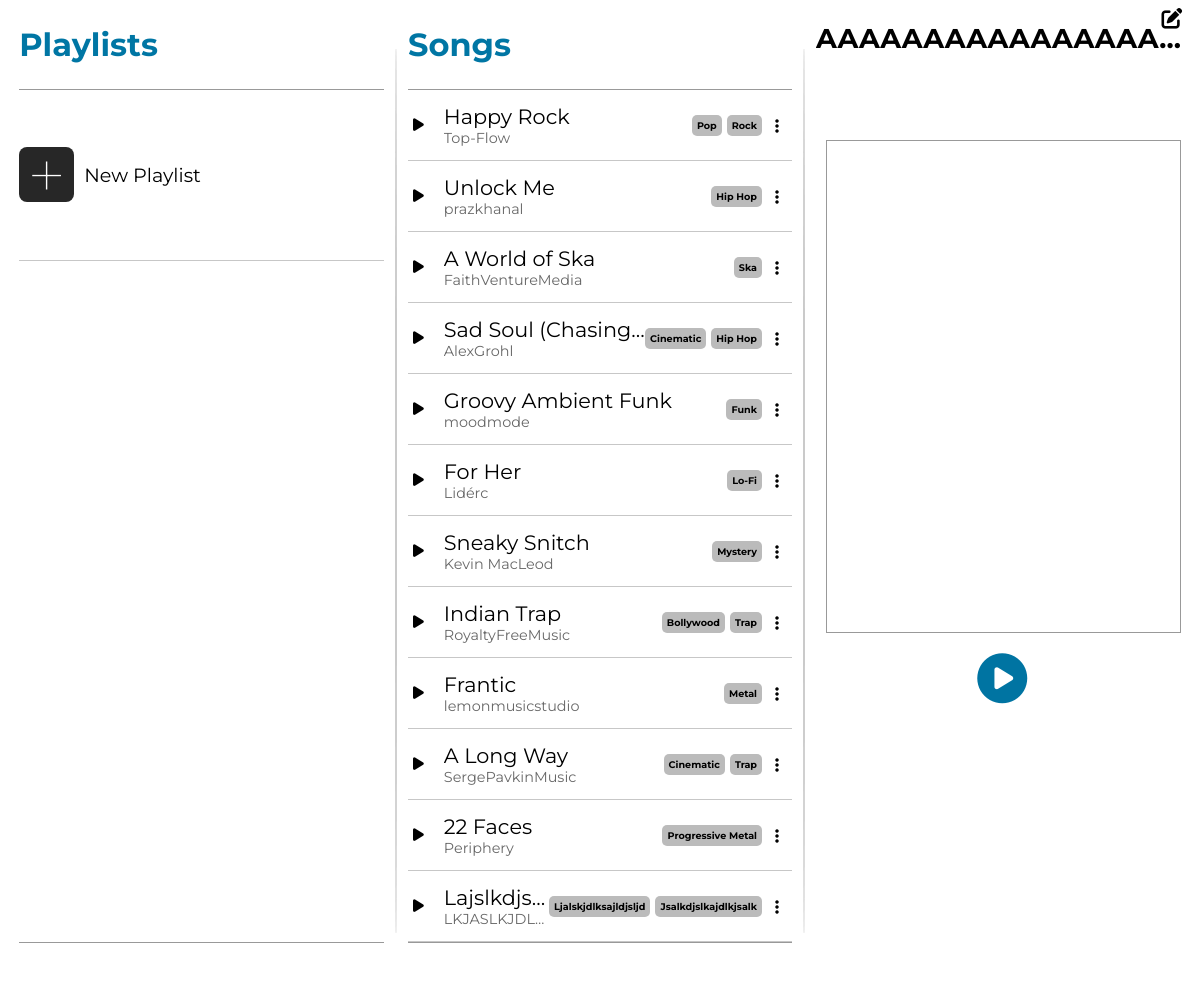
/iframetest/77/, run on the app's committed database.
### app/models.py (models this page shows, shortened)
class Song(models.Model):
    title = models.CharField(max_length=35)
    song_file = models.FileField(upload_to='')
    artist = models.ManyToManyField(Artist) # type: ignore
    genre = models.ManyToManyField(Genre) # type: ignore

class Artist(models.Model):
    name = models.CharField(max_length=30)
    def __str__(self):
        return self.name

class Genre(models.Model):
    name = models.CharField(max_length=20)

class Playlist(models.Model):
    name = models.CharField(max_length=30)
    songs = models.ManyToManyField(Song) # type: ignore
    description = models.CharField(max_length=150, null=True, blank=True)
    created_by = models.ForeignKey(User, on_delete=models.CASCADE)

### app/views.py (the view, shortened to what this page needs)
# urls.py: path('iframetest/<str:playlistID>/', home_frame, name='ift'),
def home_frame(req: HttpRequest, playlistID:str) -> HttpResponse:
    songs = Song.objects.all()
    songForm = AddSongForm()
    playlistForm = None
    playlists = None
    if req.user.is_authenticated:
        playlistForm = NewPlaylistForm()
        playlists = req.user.playlist_set.all() # type: ignore
    try:
        playlistInfo = Playlist.objects.get(pk=playlistID)
    except:
        playlistInfo = None
    context = {'songs': songs, 'playlistForm': playlistForm, 'songForm': songForm, 'playlists': playlists, 'playlistInfo': playlistInfo} # type: ignore
    return render(req, 'add-playlist.html', context) # type: ignore

### app/templates/add-playlist.html (shortened to what this page needs)
{% extends "homepageiframe.html" %}

### app/templates/homepageiframe.html (shortened to what this page needs)
{% load static %}
<!DOCTYPE html>
<html lang="en">
    <head>
        <link rel="stylesheet" href="{% static "styles.css" %}">
    </head>
    <body>
        <div id='user-interface-wrapper'>
            <div class="ui-container">
                <div id="playlistOverallContainer">
                    <div id="playlistcontainerHeader">
                        <h1>Playlists</h1>
                    </div>
                    <div id='playlists-container'>
                        <div id='gridifier'>
                            <div class='playlist-wrapper'>
                                <div id="new-playlist" class='playlist-button'>
                                    <div class='playlist-icon-wrapper'>
                                        <div id='new-playlist-icon'>+</div>
                                    </div>
                                    <div class='playlist-text-wrapper'>
                                        <p class='playlist-text'>New Playlist</p>
                                    </div>
                                </div>
                            </div>
                            <button id="playlistBtn"></button>
                        </div>
                    </div>
                    <div id='playlistcontFooter'>
                    </div>
                </div>
                <div class='br'></div>
                <div class='songsOverallContainer' style="{% if playlistInfo %}width: 32%{% else %}width: 64%; margin-right: 2.5%{% endif %}">
                    <div id='songsContainerHeader'>
                        <h1>Songs</h1>
                    </div>
                    <div id='songs-container'>
                        {% for song in songs %}
                        <div class="song-wrapper">
                            <div class='songMetaBtn'>
                                <i class="songPlayBtn fa-solid fa-play"><song class="{% for artist in song.artist.all %}{{artist}}{% endfor %}" title={{song.song_file.url}} style='display: none'>{{song.title}}</song></i>
                                <div class='songTitleArtist'>
                                    <div class='songObject songTitle' title={{song.song_file.url}}>{{song.title}}</div>
                                    <div class='songArtist'>{% for artist in song.artist.all %}<span class='artistSpan'>{{artist.name}}</span>{% endfor %}</div>
                                </div>
                            </div>
                            <div class='songGenrePlaylistBtn'>
                                <div class='songGenres'>{% for genre in song.genre.all %}<span class='genreTag'>{{genre.name}}</span>{% endfor %}</div>
                                <div class='ellipsis-box'><i class="fa-solid fa-ellipsis-vertical"></i></div>
                            </div>
                        </div>
                        {% endfor %}
                    </div>
                    <div id='songsContainerFooter'></div>
                </div>
                {% if playlistInfo %}
                <div class='br'></div>
                <div id='playlist-view-container'>
                    <div id="playlistViewHeader" class='playlistViewHeaderForm'>
                        <i id='updateBtn' class="fa-solid fa-pen-to-square"></i>
                        <h1 id='playlistViewTitle'>{{playlistInfo.name}}</h1>
                    </div>
                    <div id='playlistViewSongContainer'>
                    </div>
                    <div id='playlistPlayBtnWrap'>
                        <i class="fa-solid fa-circle-play" id='playlistPlayBtn'>
                        </i>
                    </div>
                </div>
                {% endif %}
            </div>
        </div>
    </body>
</html>

### app/static/styles.css (style rules this page uses)
* { padding: 0; margin: 0; font-family: Montserrat; }
#user-interface-wrapper { width: 100vw; height: 100vh; display: flex; flex-direction: column; }
.ui-container { display: flex; width: 100%; height: 100%; justify-content: space-between; }
#playlistOverallContainer { width: 32%; }
#playlistcontainerHeader { display: flex; align-items: center; height: 89px; margin-left: 5%; border-bottom: 1px solid #999999; }
#songsContainerHeader { display: flex; align-items: center; height: 89px; border-bottom: 1px solid #999999; }
#songsContainerHeader h1 { color: #0076a4; font-weight: bold; }
#playlistcontainerHeader h1 { color: #0076a4; font-weight: bold; }
#playlistcontFooter { margin-left: 5%; height: 29px; border-top: 1px solid #999999; }
#songsContainerFooter { height: 29px; border-top: 1px solid #999999; }
#playlists-container { height: calc(100% - 130px); width: 100%; overflow-y: scroll; scrollbar-width: none; }
#songs-container { height: calc(100% - 130px); overflow-y: scroll; scrollbar-width: none; }
.br { width: 2px; height: 90%; margin-top: auto; margin-bottom: auto; background-color: rgb(202, 202, 202); border-radius: 40%; }
#playlist-view-container { height: 100%; width: 32%; font-family: sans-serif; font-family: Montserrat; }
.playlist-button { margin-left: 5%; width: 95%; height: 100%; display: flex; border-bottom: 1px solid #c7c7c7; }
.playlist-icon-wrapper { display: flex; align-items: center; justify-content: center; }
#new-playlist-icon { display: flex; height: 55px; width: 55px; background-color: rgb(39, 39, 39); border-radius: 8px; color: white; justify-content: center; align-items: center; font-size: 70px; font-weight: 100; font-family: Montserrat; }
.playlist-text-wrapper { display: flex; flex-direction: column; justify-content: center; padding-left: 10px; font-family: sans-serif; }
.playlist-text { font-size: 1.2em; overflow: hidden; word-break: break-word; }
.playlist-wrapper { width: 100%; display: flex; align-items: center; justify-content: center; }
.playlistBtn, #playlistBtn { display: flex; justify-self: center; align-self: center; background: transparent; justify-content: space-between; align-items: center; border: transparent; width: 97%; margin-left: 3%; height: 100%; transition: .3s; }
.gridifier, #gridifier { display: grid; height: 20%; min-height: 70px; }
.playlist-wrapper, .playlistBtn, #playlistBtn { grid-column: 1; grid-row: 1; }
#playlistBtn { z-index: 2; }
.song-wrapper { height: 60px; border-bottom: 1px solid #c7c7c7; display: flex; align-items: center; justify-content: space-between; font-family: sans-serif; padding: 5px; }
.songTitleArtist { overflow: hidden; text-overflow: ellipsis; max-width: 100%; text-wrap: nowrap; }
.songTitle { font-size: 1.3em; overflow: hidden; text-overflow: ellipsis; max-width: 100%; }
.artistSpan { color: rgb(104, 104, 104); font-size: .9em; overflow: hidden; text-overflow: ellipsis; display: block; }
.songMetaBtn { display: flex; gap: 20px; align-items: center; overflow: hidden; text-overflow: ellipsis; max-width: 100%; }
.songPlayBtn { font-size: .9em; transition: .3s }
.songGenrePlaylistBtn { display: flex; align-items: center; }
.songGenres { display: flex; gap: 5px; max-height: 23px; margin-right: 5px; }
.genreTag { background-color: #bbbbbb; border-radius: 5px; padding: 5px; font-size: .6em; font-weight: bolder; text-wrap: nowrap; }
.ellipsis-box { display: flex; height: 20px; width: 20px; border:transparent; border-radius: 50%; justify-content: center; align-items: center; position: relative; transition: .3s; }
.fa-ellipsis-vertical { margin-top: 1.5px; }
.playlistViewHeaderForm { height: 130px; }
#updateBtn { text-align: right; position: relative; right: -90%; top: 8px; font-size: 1.3em; transition: .3s; }
#playlistViewSongContainer { border: 1px solid #999999; margin: 10px 5% 10px 10px; height: 50%; overflow-y: scroll; position: relative; }
#playlistPlayBtnWrap { display: flex; height: 70px; font-size: 50px; width: 97%; justify-content: center; align-items: center; position: relative; }
.fa-circle-play { border-radius: 100%; color: #0074a2; transition: .3s; }
#playlistViewTitle { font-size: 1.7em; overflow: hidden; text-overflow: ellipsis; }

### data on the page
Song: title "Happy Rock"
Artist: name "Top-Flow"
Genre: name "Pop"
Genre: name "Rock"
Song: title "Unlock Me"
Artist: name "prazkhanal"
Genre: name "Hip Hop"
Song: title "A World of Ska"
Artist: name "FaithVentureMedia"
Genre: name "Ska"
Song: title "Sad Soul (Chasing…"
Artist: name "AlexGrohl"
Genre: name "Cinematic"
Song: title "Groovy Ambient Funk"
Artist: name "moodmode"
Genre: name "Funk"
Song: title "For Her"
Artist: name "Lidérc"
Genre: name "Lo-Fi"
Song: title "Sneaky Snitch"
Artist: name "Kevin MacLeod"
Genre: name "Mystery"
Song: title "Indian Trap"
Artist: name "RoyaltyFreeMusic"
Genre: name "Bollywood"
Genre: name "Trap"
Song: title "Frantic"
Artist: name "lemonmusicstudio"
Genre: name "Metal"
Song: title "A Long Way"
Artist: name "SergePavkinMusic"
Song: title "22 Faces"
Artist: name "Periphery"
Genre: name "Progressive Metal"
Song: title "Lajslkdjs…"
Artist: name "LKJASLKJDL…"
Genre: name "Ljalskjdlksajldjsljd"
Genre: name "Jsalkdjslkajdlkjsalk"
Playlist: name "AAAAAAAAAAAAAAAA…"
